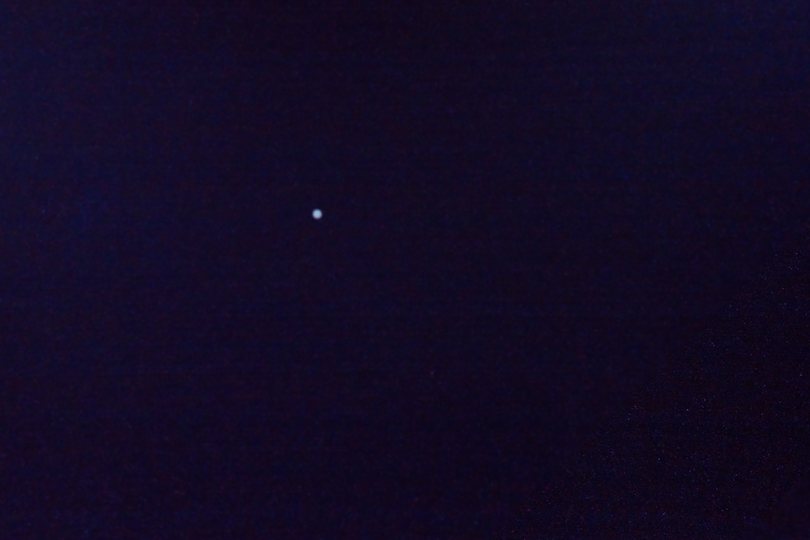
%> input picture lytro_utils/IMG_0419-0012.png, 1620 x 1080 px (shown at 1/2 size)
$ octave degrade.m   (GNU Octave 9; MATLAB toolbox functions it lacks are replaced by stand-ins)
%> lines starting %> are read from the running program, lines starting %| are printed output that depends on the picture
% 读取图像文件
imagePath = 'IMG_0419-0012.png'; % 替换为你的图片路径
img = imread(imagePath);
%> img is the input picture: size 1080x1620x3 uint8; mean R, G, B 17.4, 9.5, 35.1
img=im2gray(img)
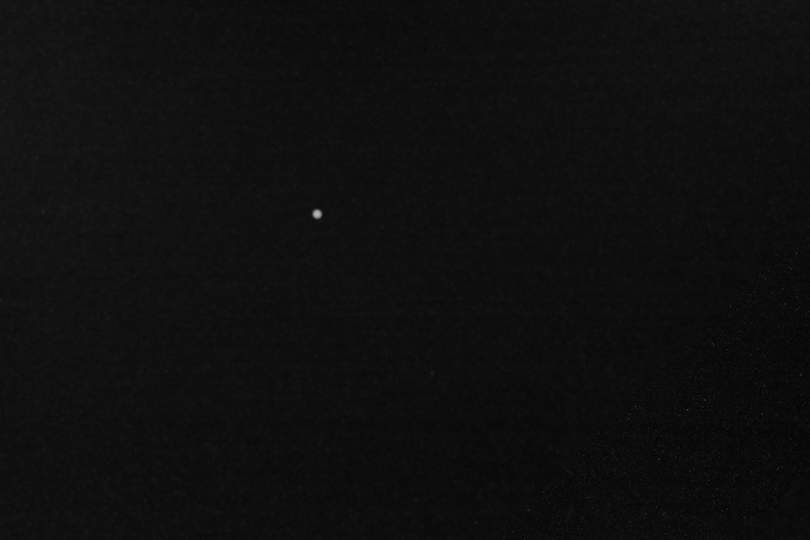
%> img: size 1080x1620 uint8 (shown at 1/2 size); min 0, max 184, mean 14.8
% 显示图像
imshow(img);
title('使用 imread 读取的图像');

rect = [616 412 37 37];

B = imcrop(img, rect);
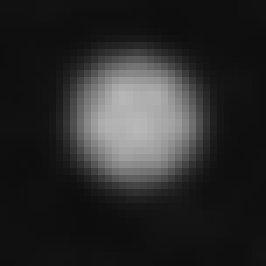
%> B: size 38x38 uint8 (shown 7 times larger); min 13, max 184, mean 42
figure;
imshow(B)
c=['real_dot_of',imagePath(1:13),'.bmp']
imwrite(B,c)

$ run again, with lytro_utils/IMG_0419-0150.png copied over lytro_utils/IMG_0419-0012.png
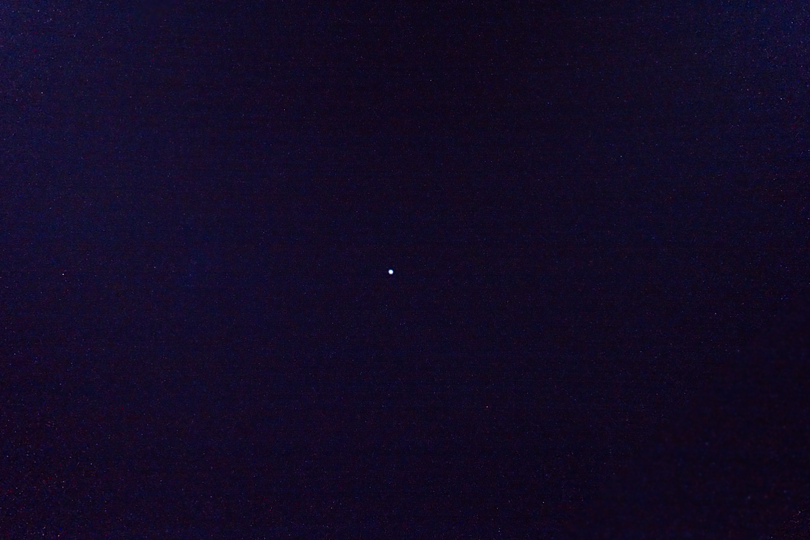
%> input picture lytro_utils/IMG_0419-0150.png, 1620 x 1080 px (shown at 1/2 size)
%> img is the input picture: size 1080x1620x3 uint8; mean R, G, B 18, 10.2, 36.5
%> img: size 1080x1620 uint8
%> `B = imcrop(img, rect);`:
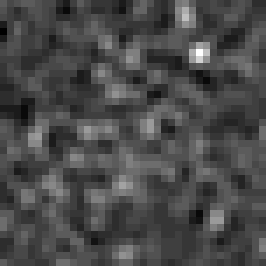
%> B: size 38x38 uint8 (shown 7 times larger); min 8, max 36, mean 16.1; drawn with min black and max white
